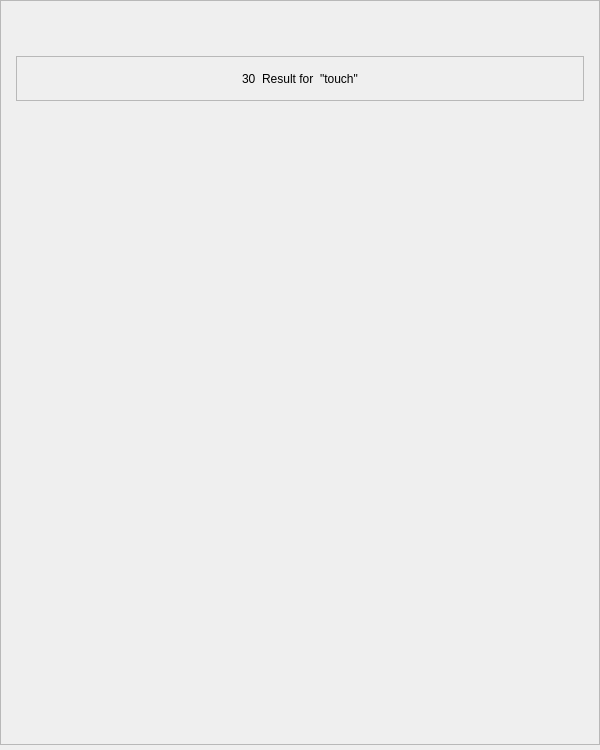
<?xml version="1.0" encoding="UTF-8"?>
<ui version="4.0">
 <class>ElfSearch</class>
 <widget class="QWidget" name="ElfSearch">
  <property name="geometry">
   <rect>
    <x>0</x>
    <y>0</y>
    <width>600</width>
    <height>750</height>
   </rect>
  </property>
  <property name="minimumSize">
   <size>
    <width>600</width>
    <height>750</height>
   </size>
  </property>
  <property name="maximumSize">
   <size>
    <width>600</width>
    <height>750</height>
   </size>
  </property>
  <property name="windowTitle">
   <string notr="true">Form</string>
  </property>
  <property name="styleSheet">
   <string notr="true"/>
  </property>
  <widget class="QFrame" name="content">
   <property name="geometry">
    <rect>
     <x>0</x>
     <y>0</y>
     <width>600</width>
     <height>745</height>
    </rect>
   </property>
   <property name="sizePolicy">
    <sizepolicy hsizetype="Preferred" vsizetype="Maximum">
     <horstretch>0</horstretch>
     <verstretch>0</verstretch>
    </sizepolicy>
   </property>
   <property name="minimumSize">
    <size>
     <width>600</width>
     <height>745</height>
    </size>
   </property>
   <property name="maximumSize">
    <size>
     <width>600</width>
     <height>745</height>
    </size>
   </property>
   <property name="styleSheet">
    <string notr="true"/>
   </property>
   <property name="frameShape">
    <enum>QFrame::StyledPanel</enum>
   </property>
   <property name="frameShadow">
    <enum>QFrame::Raised</enum>
   </property>
   <property name="lineWidth">
    <number>0</number>
   </property>
   <layout class="QVBoxLayout" name="verticalLayout">
    <property name="spacing">
     <number>0</number>
    </property>
    <property name="leftMargin">
     <number>15</number>
    </property>
    <property name="topMargin">
     <number>0</number>
    </property>
    <property name="rightMargin">
     <number>15</number>
    </property>
    <property name="bottomMargin">
     <number>0</number>
    </property>
    <item>
     <widget class="bqSearchForm" name="searchForm" native="true">
      <property name="minimumSize">
       <size>
        <width>0</width>
        <height>55</height>
       </size>
      </property>
      <property name="maximumSize">
       <size>
        <width>16777215</width>
        <height>55</height>
       </size>
      </property>
      <property name="styleSheet">
       <string notr="true"/>
      </property>
     </widget>
    </item>
    <item>
     <widget class="QFrame" name="bookContentsCont">
      <property name="minimumSize">
       <size>
        <width>0</width>
        <height>640</height>
       </size>
      </property>
      <property name="maximumSize">
       <size>
        <width>16777215</width>
        <height>640</height>
       </size>
      </property>
      <layout class="QVBoxLayout" name="verticalLayout_2">
       <property name="spacing">
        <number>0</number>
       </property>
       <property name="margin">
        <number>0</number>
       </property>
       <item>
        <widget class="QFrame" name="totalResultsCont">
         <property name="minimumSize">
          <size>
           <width>0</width>
           <height>45</height>
          </size>
         </property>
         <property name="maximumSize">
          <size>
           <width>16777215</width>
           <height>45</height>
          </size>
         </property>
         <property name="frameShape">
          <enum>QFrame::StyledPanel</enum>
         </property>
         <property name="frameShadow">
          <enum>QFrame::Raised</enum>
         </property>
         <layout class="QHBoxLayout" name="horizontalLayout">
          <property name="spacing">
           <number>3</number>
          </property>
          <property name="margin">
           <number>0</number>
          </property>
          <item>
           <spacer name="horizontalSpacer">
            <property name="orientation">
             <enum>Qt::Horizontal</enum>
            </property>
            <property name="sizeHint" stdset="0">
             <size>
              <width>40</width>
              <height>20</height>
             </size>
            </property>
           </spacer>
          </item>
          <item>
           <widget class="QLabel" name="totalResultsValue">
            <property name="text">
             <string notr="true">30 </string>
            </property>
            <property name="alignment">
             <set>Qt::AlignLeading|Qt::AlignLeft|Qt::AlignVCenter</set>
            </property>
           </widget>
          </item>
          <item>
           <widget class="QLabel" name="totalResultsText">
            <property name="text">
             <string>Result for </string>
            </property>
           </widget>
          </item>
          <item>
           <widget class="QLabel" name="totalResultsWord">
            <property name="text">
             <string notr="true">&quot;touch&quot;</string>
            </property>
           </widget>
          </item>
          <item>
           <spacer name="horizontalSpacer_3">
            <property name="orientation">
             <enum>Qt::Horizontal</enum>
            </property>
            <property name="sizeHint" stdset="0">
             <size>
              <width>40</width>
              <height>20</height>
             </size>
            </property>
           </spacer>
          </item>
         </layout>
        </widget>
       </item>
       <item>
        <widget class="QFrame" name="itemsContent">
         <property name="sizePolicy">
          <sizepolicy hsizetype="Expanding" vsizetype="Expanding">
           <horstretch>0</horstretch>
           <verstretch>0</verstretch>
          </sizepolicy>
         </property>
         <property name="minimumSize">
          <size>
           <width>0</width>
           <height>0</height>
          </size>
         </property>
         <property name="maximumSize">
          <size>
           <width>600</width>
           <height>650</height>
          </size>
         </property>
         <property name="sizeIncrement">
          <size>
           <width>0</width>
           <height>650</height>
          </size>
         </property>
        </widget>
       </item>
       <item>
        <spacer name="verticalSpacer">
         <property name="orientation">
          <enum>Qt::Vertical</enum>
         </property>
         <property name="sizeHint" stdset="0">
          <size>
           <width>600</width>
           <height>650</height>
          </size>
         </property>
        </spacer>
       </item>
      </layout>
     </widget>
    </item>
    <item>
     <widget class="bqVerticalPageHandler" name="VerticalPager" native="true">
      <property name="minimumSize">
       <size>
        <width>0</width>
        <height>53</height>
       </size>
      </property>
      <property name="maximumSize">
       <size>
        <width>16777215</width>
        <height>50</height>
       </size>
      </property>
     </widget>
    </item>
   </layout>
  </widget>
 </widget>
 <customwidgets>
  <customwidget>
   <class>bqVerticalPageHandler</class>
   <extends>QWidget</extends>
   <header>bqVerticalPageHandler.h</header>
   <container>1</container>
  </customwidget>
  <customwidget>
   <class>bqSearchForm</class>
   <extends>QWidget</extends>
   <header location="global">bqSearchForm.h</header>
   <container>1</container>
  </customwidget>
 </customwidgets>
 <resources/>
 <connections/>
</ui>
